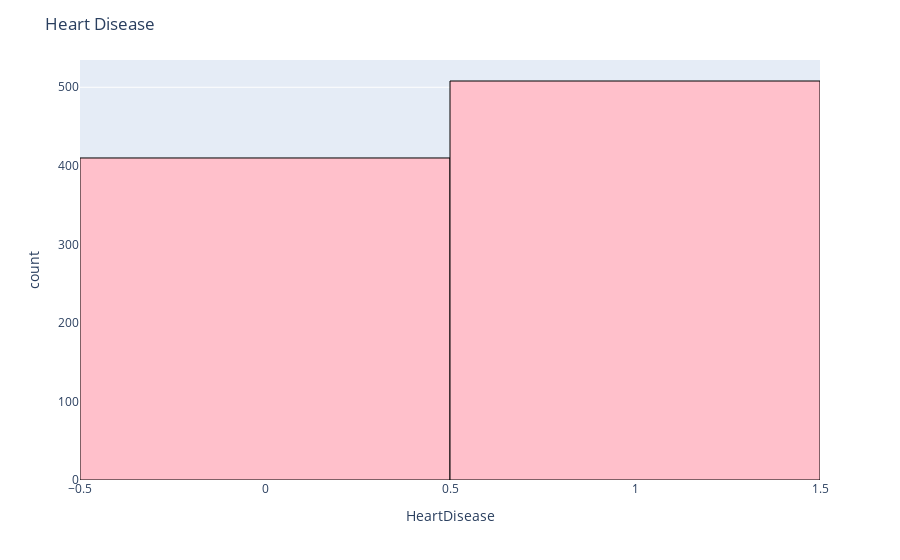

Write notebook code for a chart like this one.
### Code cell
fig = px.histogram(heart, x="HeartDisease")
fig.update_traces(marker_color="pink",marker_line_color='rgb(0,0,0)',
                  marker_line_width=1)
fig.update_layout(title_text='Heart Disease')
fig.show()

### Figure 1 — Plotly figure (JSON) as saved in the notebook; plotly's stock layout.template omitted (floating-point values rounded to 4 significant figures; data arrays with more than 128 entries replaced by an {"elided": "..."} marker saying what was removed)
{"data": [{"alignmentgroup": "True", "bingroup": "x", "hovertemplate": "HeartDisease=%{x}<br>count=%{y}<extra></extra>", "legendgroup": "", "marker": {"color": "pink", "line": {"color": "rgb(0,0,0)", "width": 1}, "pattern": {"shape": ""}}, "name": "", "offsetgroup": "", "orientation": "v", "showlegend": false, "type": "histogram", "x": {"elided": "918 int values"}, "xaxis": "x", "yaxis": "y"}], "layout": {"barmode": "relative", "legend": {"tracegroupgap": 0}, "margin": {"t": 60}, "title": {"text": "Heart Disease"}, "xaxis": {"anchor": "y", "domain": [0, 1], "title": {"text": "HeartDisease"}}, "yaxis": {"anchor": "x", "domain": [0, 1], "title": {"text": "count"}}}}
